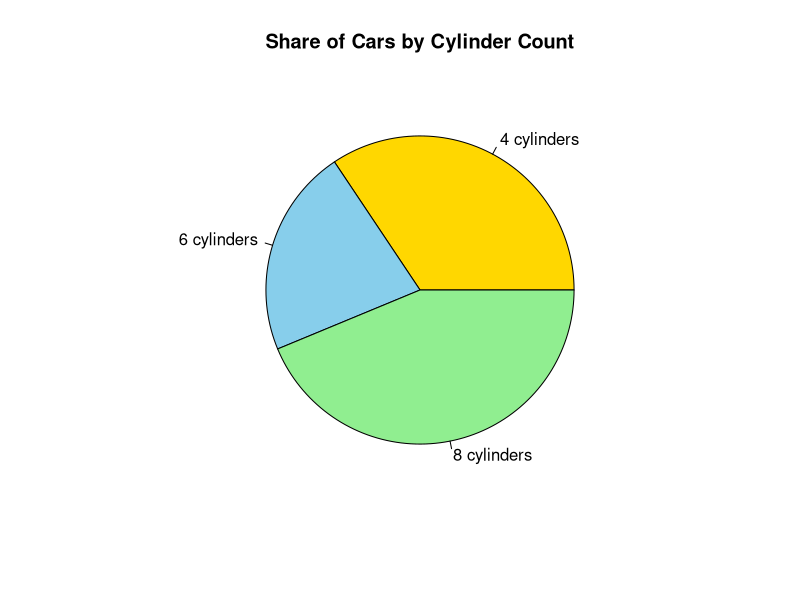

Write the R code that produced this figure.
cylinder_counts <- table(mtcars$cyl)

pie(
  cylinder_counts,
  labels = paste(names(cylinder_counts), "cylinders"),
  main = "Share of Cars by Cylinder Count",
  col = c("gold", "skyblue", "lightgreen")
)
